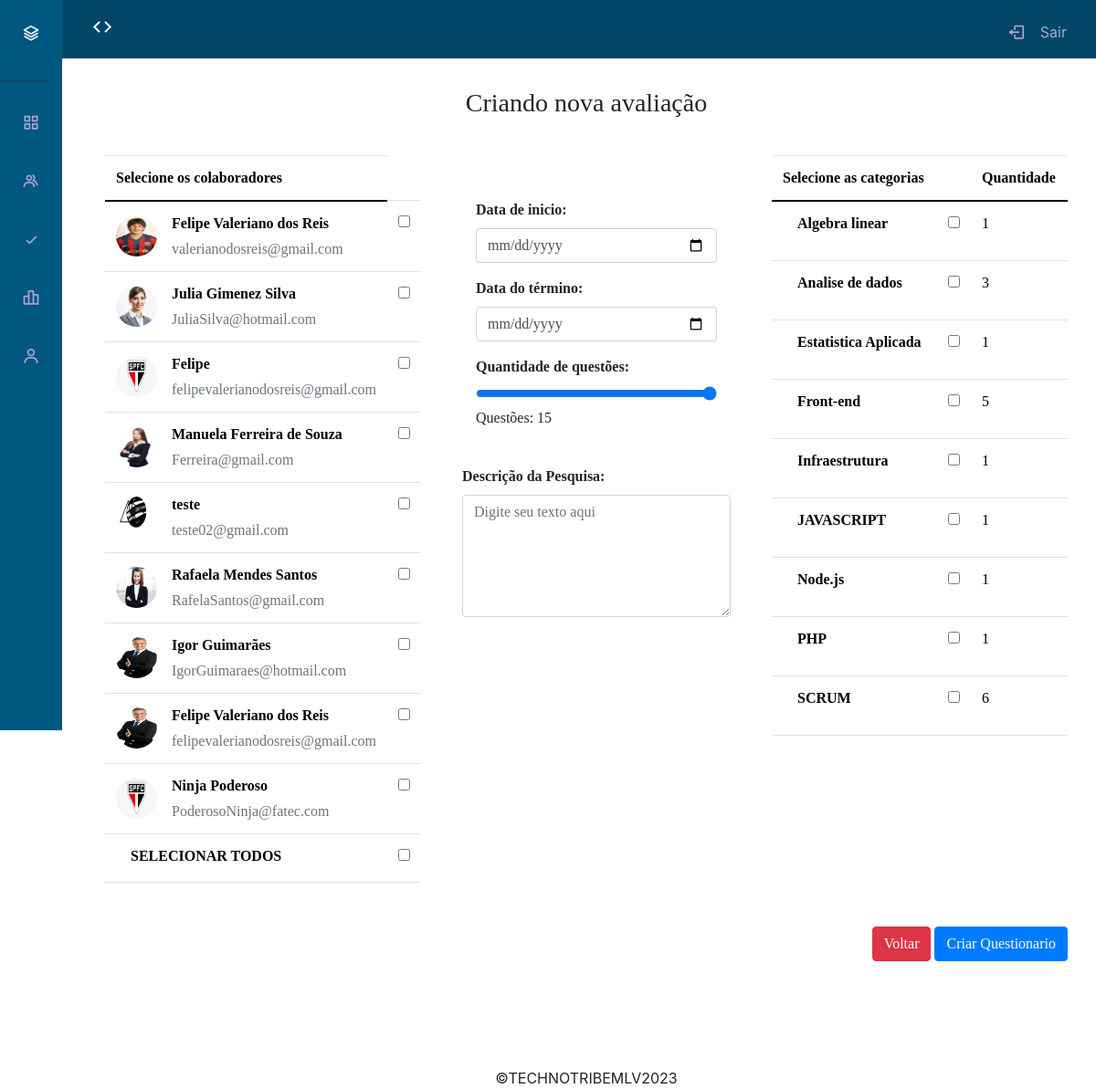
Page /GESTOR/PESQUISAS/Base/CRUD_pesquisas/insert_pesquisas.php (signed in) on the committed database.
### tables this page shows
CREATE TABLE `tb_colaborador` (
  `idTB_Colaborador` int NOT NULL,
  `TB_Gestor_idTB_Gestor` int NOT NULL,
  `Colaborador_Nome` varchar(30) DEFAULT NULL,
  `Colaborador_CPF` varchar(14) DEFAULT NULL,
  `Colaborador_Email` varchar(35) DEFAULT NULL,
  `Colaborador_Nascimento` date DEFAULT NULL,
  `Colaborador_Telefone` varchar(15) DEFAULT NULL,
  `Colaborador_Adimissao` date DEFAULT NULL,
  `Colaborador_Senha` varchar(25) DEFAULT NULL,
  `Colaborador_Status` tinyint(1) DEFAULT NULL,
  `Colaborador_Foto` varchar(255) DEFAULT NULL,
  `Colaborador_Funcao` varchar(20) DEFAULT NULL
);

CREATE TABLE `tb_categoria` (
  `idTB_Categoria` int NOT NULL,
  `Categoria_Nome` varchar(35) DEFAULT NULL
);

### GESTOR/PESQUISAS/Base/CRUD_pesquisas/insert_pesquisas.php (the view, shortened to what this page needs)
<?php
include('../../../../CONEXAOPHP/conexao.php');
$cpf = $_SESSION['cpf'];
$procedure = "select idTB_Gestor, Gestor_Foto from TB_Gestor where Gestor_CPF = '$cpf'";
$sql = mysqli_query($conn, $procedure) or die(mysqli_error($conn));
while ($dados = mysqli_fetch_assoc($sql)) {
  $idTB_Gestor = $dados['idTB_Gestor'];
}
?>
<!DOCTYPE html>
<html lang="en">
<head>
    <link rel="stylesheet" href="https://cdn.jsdelivr.net/npm/bootstrap@5.0.0-beta1/dist/css/bootstrap.min.css">
    <link rel="stylesheet" href="https://cdn.jsdelivr.net/npm/boxicons@latest/css/boxicons.min.css">
    <link rel="stylesheet" href="../../../PROFILE/assets/bootstrap/css/profile.css">
    <link rel="stylesheet" href="assets/fonts/fontawesome-all.min.css">
    <link rel="stylesheet" href="assets/fonts/fontawesome-all.min.css">
    <link href="https://cdn.jsdelivr.net/npm/bootstrap@5.3.2/dist/css/bootstrap.min.css" rel="stylesheet">
    <link rel="stylesheet" href="https://maxcdn.bootstrapcdn.com/bootstrap/4.5.2/css/bootstrap.min.css">
</head>
<body id="body-pd">
    <header class="header" id="header">
        <div style="color: white;" class="header_toggle "> <i class='bx bx-expand-horizontal' id="header-toggle"></i> </div>
        <a href="../../../../LOGOFF/verifica_autenticacao.php" id="btn-sair" class="nav_link"> <i class='bx bx-log-out nav_icon'></i> <span class="nav_name">Sair</span> </a>
    </header>
    <main>
        <div class="l-navbar" id="nav-bar">
            <nav class="nav">
                <div> <a href="../../../../LOGIN/teladelogin.php" class="nav_logo"> <i class='bx bx-layer nav_logo-icon' ></i> <span class="nav_logo-name">Autorating</span> </a>
                <hr>
                <div class="nav_list mt-4">
                        <a href="../../../MENU/menu.php" class="nav_link"> <i class='bx bx-grid-alt nav_icon'></i> <span class="nav_name">Menu</span> </a>
                        <a href="../../../COLEGAS/colegas.php" class="nav_link"> <i class='bx bx-group nav_icon'></i> <span class="nav_name">Meu departamento</span> </a>
                        <a href="../../../PESQUISAS/Base/Pesquisas.php" class="nav_link"> <i class='bx bx-check nav_icon'></i> <span class="nav_name">Realizadas</span> </a>
                        <a href="../../../DASHBOARD/Dashboard.php" class="nav_link"> <i class='bx bx-bar-chart-alt-2 nav_icon'></i> <span class="nav_name">Dashboard</span> </a>
                        <a href="../../../PROFILE/profile.php" class="nav_link"> <i class='bx bx-user nav_icon'></i> <span class="nav_name">Dados Pessoais</span> </a>
                    </div>
                </div>
            </nav>
        </div>
        <br>
          <br>
          <br>
                <blockquote class="blockquote text-center">
            <h3 class="mb-1 p-4" >Criando nova avaliação</h3>
        </blockquote>
  <form action="inserir_pesquisas.php" method="post">
    <div class="container">
        <div class="row">
          <div class="col-sm">
            <table class="table align-middle mb-0 bg-white">
                <thead class="bg-light">
                  <tr>
                    <th>Selecione os colaboradores</th>
                  </tr>
                </thead>
                <tbody>
                <?php
                      $procedure = "select * from TB_Colaborador where TB_Gestor_idTB_Gestor = '$idTB_Gestor' and Colaborador_Status = '1';";
                      $sql = mysqli_query($conn, $procedure) or die(mysqli_error($conn));
                      while ($dados = mysqli_fetch_assoc($sql)){
                      $idTB_Colaborador = $dados['idTB_Colaborador'];
                      $nome = $dados['Colaborador_Nome'];
                      $email = $dados['Colaborador_Email'];
                      $foto = $dados['Colaborador_Foto'];
                      ?>
                  <tr>
                    <td>
                      <div class="d-flex align-items-center">
                        <img
                            src="../../../COLEGAS/CRUD_colegas/<?php echo $foto ?>"
                            alt=""
                            style="width: 45px; height: 45px"
                            class="rounded-circle"
                            />
                        <div class="ms-3">
                          <p class="fw-bold mb-1"><?php echo $nome ?></p>
                          <p class="text-muted mb-0"><?php echo $email ?></p>
                        </div>
                      </div>
                    </td>
                    <td>
                      <input type="checkbox" class="checkbox" name="colaborador_id[]" id="" value="<?php echo $idTB_Colaborador?>">
                    </td>
                  </tr>
                 <?php } ?>
                 <tr>
                    <td>
                      <div class="d-flex align-items-center">
                        <div class="ms-3">
                          <p class="fw-bold mb-1">SELECIONAR TODOS</p>
                        </div>
                      </div>
                    </td>
                    <td>
                      <input type="checkbox" name="" id="selecionarTodas" >
                    </td>
                  </tr>
                </tbody>
              </table>
          </div>
          <div class="col-sm">
            <div class="container">
                <div class="row">
                  <div class="col">
                    <div class="container mt-5">
                          <div class="form-group">
                            <label for="textoInput" class="font-weight-bold">Data de inicio:</label>
                            <input type="date" class="form-control" id="datainicio" name="datainicio" placeholder="Digite seu texto">
                          </div>
                          <div class="form-group" >
                            <label for="textoInput" class="font-weight-bold">Data do término:</label>
                            <input type="date" class="form-control" id="datafim" name="datafim" placeholder="Digite seu texto">
                          </div>
                          <div class="form-group">
                          <label for="textoInput" class="font-weight-bold">Quantidade de questões:</label>
                          <input type="range" id="faixa" min="5" max="15" step="1" value="50" name="qtd">
                         <p>Questões: <span id="valorSelecionado">15</span></p>
                          </div>
                      </div>
                  </div>
                  <div class="col">
                   <br>
                    <div class="form-group">
                        <label for="textoTextarea" class="font-weight-bold"s>Descrição da Pesquisa:</label>
                        <textarea class="form-control" id="descricao" name="descricao" rows="5" placeholder="Digite seu texto aqui"></textarea>
                      </div>
                  </div>
                </div>
              </div>
          </div>
          <div class="col-sm">
            <div class="form-outline">
                <table class="table align-middle mb-0 bg-white">
                    <thead class="bg-light">
                      <tr>
                      <th>Selecione as categorias</th>
                      <th></th>
                      <th>Quantidade</th>
                      </tr>
                    </thead>
                    <tbody>
                    <?php
               $procedure = "SELECT tb_categoria.Categoria_Nome, tb_categoria.idTB_Categoria, COUNT(tb_questoes.TB_Categoria_idTB_Categoria) AS CountQuestoes
               FROM tb_categoria
               LEFT JOIN tb_questoes ON tb_categoria.idTB_Categoria = tb_questoes.TB_Categoria_idTB_Categoria
               WHERE tb_questoes.TB_Gestor_idTB_Gestor = '$idTB_Gestor' and Questao_Status = '1'
               GROUP BY tb_categoria.Categoria_Nome, tb_categoria.idTB_Categoria";
            $sql = mysqli_query($conn, $procedure) or die(mysqli_error($conn));
           while ($dados = mysqli_fetch_assoc($sql)){
             $id_categoria = $dados['idTB_Categoria'];
            $Categoria_Nome = $dados['Categoria_Nome'];
            $CountQuestoes = $dados['CountQuestoes'];
               ?>
                      <tr>
                        <td>
                          <div class="d-flex align-items-center">
                            <div class="ms-3">
                              <p class="fw-bold mb-1"><?php echo $Categoria_Nome?></p>
                            </div>
                          </div>
                        </td>
                        <td>
                          <input type="checkbox" name="categoria[]" id="" class="checkboxcategoria" value="<?php echo $id_categoria?>">
                        </td>
                        <td>
                          <p id="" class="result"><?php echo $CountQuestoes ?></p>
                        </td>
                      </tr>
                      <?php } ?>
                    </tbody>
                  </table>
          </div>
        </div>
          <div class="container mt-5">
                <div class="text-right">
                <a class="btn btn-danger" href="../Pesquisas.php">Voltar</a>
                  <input type="submit" class="btn btn-primary" id="submit-button" value="Criar Questionario">
                </div>
            </div>
        </div>
        </div>
        </form>
    </main>
    <footer class="sticky-footer">
        <div class="container my-auto">
            <div class="text-center my-auto copyright"><span>©TECHNOTRIBEMLV2023</span></div>
        </div>
      </footer>
</body>
</html>

### GESTOR/PESQUISAS/Base/CRUD_pesquisas/insert_pesquisas.php (style rules this page uses)
#faixa { width: 100%; }

### rows in the picture
tb_colaborador: Colaborador_Foto (picture), Colaborador_Nome "Felipe Valeriano dos Reis", Colaborador_Email "valerianodosreis@gmail.com"
tb_colaborador: Colaborador_Foto (picture), Colaborador_Nome "Julia Gimenez Silva", Colaborador_Email "JuliaSilva@hotmail.com"
tb_colaborador: Colaborador_Foto (picture), Colaborador_Nome "Felipe", Colaborador_Email "felipevalerianodosreis@gmail.com"
tb_colaborador: Colaborador_Foto (picture), Colaborador_Nome "Manuela Ferreira de Souza", Colaborador_Email "Ferreira@gmail.com"
tb_colaborador: Colaborador_Foto (picture), Colaborador_Nome "teste", Colaborador_Email "teste02@gmail.com"
tb_colaborador: Colaborador_Foto (picture), Colaborador_Nome "Rafaela Mendes Santos", Colaborador_Email "RafelaSantos@gmail.com"
tb_colaborador: Colaborador_Foto (picture), Colaborador_Nome "Igor Guimarães", Colaborador_Email "IgorGuimaraes@hotmail.com"
tb_colaborador: Colaborador_Foto (picture), Colaborador_Nome "Felipe Valeriano dos Reis", Colaborador_Email "felipevalerianodosreis@gmail.com"
tb_colaborador: Colaborador_Foto (picture), Colaborador_Nome "Ninja Poderoso", Colaborador_Email "PoderosoNinja@fatec.com"
tb_categoria: Categoria_Nome "Algebra linear", CountQuestoes "1"
tb_categoria: Categoria_Nome "Analise de dados", CountQuestoes "3"
tb_categoria: Categoria_Nome "Estatistica Aplicada", CountQuestoes "1"
tb_categoria: Categoria_Nome "Front-end", CountQuestoes "5"
tb_categoria: Categoria_Nome "Infraestrutura", CountQuestoes "1"
tb_categoria: Categoria_Nome "JAVASCRIPT", CountQuestoes "1"
tb_categoria: Categoria_Nome "Node.js", CountQuestoes "1"
tb_categoria: Categoria_Nome "PHP", CountQuestoes "1"
tb_categoria: Categoria_Nome "SCRUM", CountQuestoes "6"
